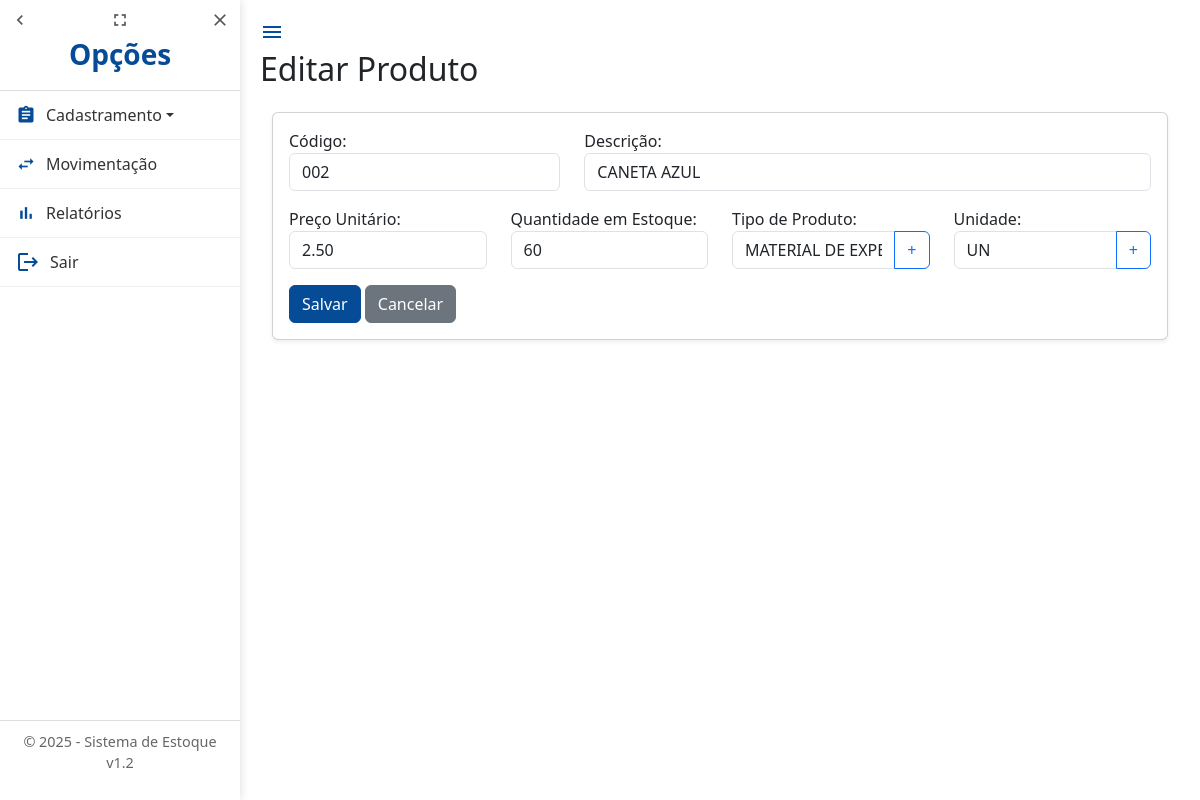
Screenshot of /produtos/2/editar/ (signed in) with the database file from the repository.
### estoque/models.py (models this page shows, shortened)
class Produto(models.Model):
    codigo = models.CharField(
        max_length=20,
        unique=True,
        verbose_name="Código"
    )
    descricao = models.CharField(
        max_length=255,
        verbose_name="Descrição"
    )
    preco = models.DecimalField(
        max_digits=10,
        decimal_places=2,
        verbose_name="Preço Unitário"
    )
    quantidade_estoque = models.PositiveIntegerField(
        verbose_name="Quantidade em Estoque"
    )
    tipo_produto = models.ForeignKey(
        TipoProduto,
        on_delete=models.PROTECT,
        related_name="produtos",
        verbose_name="Tipo de Produto"
    )
    unidade = models.ForeignKey(
        Unidade,
        on_delete=models.PROTECT,
        related_name="unidades",
        verbose_name="Unidade"
    )
    class Meta:
        verbose_name = "Produto"
        verbose_name_plural = "Produtos"
        ordering = ['descricao']

### estoque/views.py (the view)
# urls.py: path('produtos/<int:pk>/editar/', views.produto_update, name='produto_update'),
@login_required
def produto_update(request, pk):
    produto = get_object_or_404(Produto, pk=pk)
    if request.method == 'POST':
        form = ProdutoForm(request.POST, instance=produto)
        if form.is_valid():
            form.save()
            messages.success(request, f'Produto {produto.descricao} foi atualizado com sucesso!')
            return redirect('produto_list')
        else:
            messages.error(request, 'Corrija os erros abaixo.')
    else:
        form = ProdutoForm(instance=produto)
    return render(request, 'produto_form.html', {'form': form, 'acao': 'Editar'})

### estoque/forms.py (shortened to what this page needs)
class ProdutoForm(forms.ModelForm):
    novo_tipo = forms.CharField(
        required=False,
        label="Novo Tipo de Produto",
        widget=forms.TextInput(attrs={'class': 'form-control', 'placeholder': 'Digite para criar um novo tipo'})
    )
    nova_unidade = forms.CharField(
        required=False,
        label="Nova Unidade",
        widget=forms.TextInput(attrs={'class': 'form-control', 'placeholder': 'Digite para criar uma nova unidade'})
    )
    class Meta:
        model = Produto
        fields = ['codigo', 'descricao', 'preco', 'quantidade_estoque', 'tipo_produto', 'novo_tipo', 'unidade', 'nova_unidade']
        widgets = {
            'codigo': forms.TextInput(attrs={'class': 'form-control'}),
            'descricao': forms.TextInput(attrs={'class': 'form-control'}),
            'preco': forms.NumberInput(attrs={'class': 'form-control', 'step': '0.01'}),
            'quantidade_estoque': forms.NumberInput(attrs={'class': 'form-control'}),
            'tipo_produto': forms.Select(attrs={'class': 'form-control'}),
            'unidade': forms.Select(attrs={'class': 'form-control'}),
        }

### estoque/models.py (called while the page is built)
    def __str__(self):
        return self.nome

    def __str__(self):
        return self.nome

### templates/produto_form.html (shortened to what this page needs)
{% extends 'base.html' %}
{% block page_title %}{{ acao }} Produto{% endblock %}
{% block content %}
<div class="container mt-4">
    <div class="card shadow-sm">
        <div class="card-body">
            <form method="post" novalidate>
                <div class="row mb-3">
                    <div class="col-md-4">
                        {{ form.codigo.label_tag }}{{ form.codigo }}
                    </div>
                    <div class="col-md-8">
                        {{ form.descricao.label_tag }}{{ form.descricao }}
                    </div>
                </div>
                <div class="row mb-3">
                    <div class="col-md-3">
                        {{ form.preco.label_tag }}{{ form.preco }}
                    </div>
                    <div class="col-md-3">
                        {{ form.quantidade_estoque.label_tag }}{{ form.quantidade_estoque }}
                    </div>
                    <div class="col-md-3">
                        {{ form.tipo_produto.label_tag }}
                        <div class="input-group">
                            {{ form.tipo_produto }}
                            <button type="button" class="btn btn-outline-primary" data-bs-toggle="modal" data-bs-target="#modalTipoProduto">
                                +
                            </button>
                        </div>
                    </div>
                    <div class="col-md-3">
                        {{ form.unidade.label_tag }}
                        <div class="input-group">
                            {{ form.unidade }}
                            <button type="button" class="btn btn-outline-primary" data-bs-toggle="modal" data-bs-target="#modalUnidade">
                                +
                            </button>
                        </div>
                    </div>
                </div>
                <button type="submit" class="btn btn-success">Salvar</button>
                <a href="{% url 'produto_list' %}" class="btn btn-secondary">Cancelar</a>
            </form>
        </div>
    </div>
</div>
{% endblock %}

### static/css/style.css (style rules this page uses)
body { margin: 0; font-family: "Segoe UI", Arial, sans-serif; background-color: #f8f9fa; }
.btn-success { background-color: #054b96 !important; border-color: #054b96 !important; color: white !important; }

### rows the page displays
Produto: codigo "002", descricao "CANETA AZUL", preco "2.50", quantidade_estoque "60", tipo_produto "MATERIAL DE EXPEDIENTE", unidade "UN"

### other values shown
{{ acao }} "Editar"
